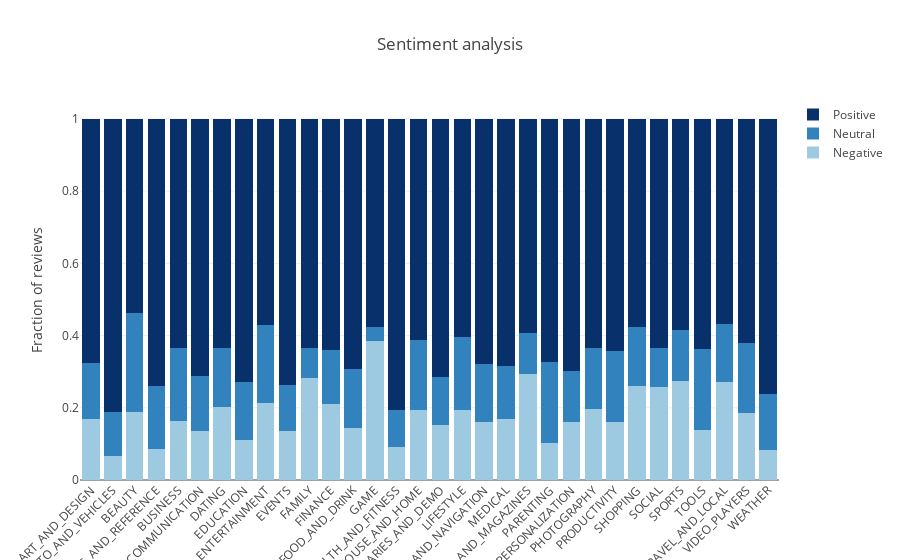

Write notebook code for a chart like this one.
### Code cell
df_2 = pd.merge(df, df_sent, on = "App", how = "inner")
df_2 = df_2.dropna(subset=['Sentiment', 'Translated_Review'])
grouped_sentiment_count = df_2.groupby(['Category', 'Sentiment']).agg({'App': 'count'}).reset_index()
grouped_sentiment_sum = df_2.groupby(['Category']).agg({'Sentiment': 'count'}).reset_index()
new_df = pd.merge(grouped_sentiment_count, grouped_sentiment_sum, on=["Category"])

new_df['Sentiment_Normalized'] = new_df.App/new_df.Sentiment_y
new_df = new_df.groupby('Category').filter(lambda x: len(x) ==3)

trace1 = go.Bar(
    x=list(new_df.Category[::3]),
    y= new_df.Sentiment_Normalized[::3],
    name='Negative',
    marker=dict(color = 'rgb(158,202,225)')
)

trace2 = go.Bar(
    x=list(new_df.Category[::3]),
    y= new_df.Sentiment_Normalized[1::3],
    name='Neutral',
    marker=dict(color = 'rgb(49,130,189)')
)

trace3 = go.Bar(
    x=list(new_df.Category[::3]),
    y= new_df.Sentiment_Normalized[2::3],
    name='Positive',
    marker=dict(color = 'rgb(8,48,107)')
)

data = [trace1, trace2, trace3]
layout = go.Layout(
    title = 'Sentiment analysis',
    barmode='stack',
    xaxis = {'tickangle': -45},
    yaxis = {'title': 'Fraction of reviews'}
)

fig = go.Figure(data=data, layout=layout)

plotly.offline.iplot({'data': data, 'layout': layout})

### Figure 1 — Plotly figure (JSON) as saved in the notebook; plotly's stock layout.template omitted (floating-point values rounded to 4 significant figures)
{"data": [{"marker": {"color": "rgb(158,202,225)"}, "name": "Negative", "type": "bar", "uid": "4f24defc-2162-4e71-8b52-2b2338eb57ff", "x": ["ART_AND_DESIGN", "AUTO_AND_VEHICLES", "BEAUTY", "BOOKS_AND_REFERENCE", "BUSINESS", "COMMUNICATION", "DATING", "EDUCATION", "ENTERTAINMENT", "EVENTS", "FAMILY", "FINANCE", "FOOD_AND_DRINK", "GAME", "HEALTH_AND_FITNESS", "HOUSE_AND_HOME", "LIBRARIES_AND_DEMO", "LIFESTYLE", "MAPS_AND_NAVIGATION", "MEDICAL", "NEWS_AND_MAGAZINES", "PARENTING", "PERSONALIZATION", "PHOTOGRAPHY", "PRODUCTIVITY", "SHOPPING", "SOCIAL", "SPORTS", "TOOLS", "TRAVEL_AND_LOCAL", "VIDEO_PLAYERS", "WEATHER"], "y": [0.1681, 0.06707, 0.1887, 0.08599, 0.1641, 0.1359, 0.2027, 0.1113, 0.2121, 0.1356, 0.283, 0.2116, 0.144, 0.3862, 0.09084, 0.1935, 0.1532, 0.1929, 0.1603, 0.1691, 0.2923, 0.1033, 0.1614, 0.1966, 0.1606, 0.2591, 0.258, 0.2732, 0.1378, 0.2725, 0.1869, 0.08257]}, {"marker": {"color": "rgb(49,130,189)"}, "name": "Neutral", "type": "bar", "uid": "3d0261c9-dbe6-4b18-bbc0-dc3ce3cde25f", "x": ["ART_AND_DESIGN", "AUTO_AND_VEHICLES", "BEAUTY", "BOOKS_AND_REFERENCE", "BUSINESS", "COMMUNICATION", "DATING", "EDUCATION", "ENTERTAINMENT", "EVENTS", "FAMILY", "FINANCE", "FOOD_AND_DRINK", "GAME", "HEALTH_AND_FITNESS", "HOUSE_AND_HOME", "LIBRARIES_AND_DEMO", "LIFESTYLE", "MAPS_AND_NAVIGATION", "MEDICAL", "NEWS_AND_MAGAZINES", "PARENTING", "PERSONALIZATION", "PHOTOGRAPHY", "PRODUCTIVITY", "SHOPPING", "SOCIAL", "SPORTS", "TOOLS", "TRAVEL_AND_LOCAL", "VIDEO_PLAYERS", "WEATHER"], "y": [0.1565, 0.122, 0.2748, 0.1752, 0.2011, 0.1516, 0.1632, 0.1608, 0.2178, 0.1271, 0.083, 0.1478, 0.164, 0.03643, 0.1031, 0.1954, 0.1321, 0.2031, 0.1603, 0.1463, 0.114, 0.2228, 0.1412, 0.1695, 0.1969, 0.1634, 0.1073, 0.1433, 0.225, 0.1585, 0.1919, 0.156]}, {"marker": {"color": "rgb(8,48,107)"}, "name": "Positive", "type": "bar", "uid": "e39cda83-1e1f-4c67-92df-7481c902e2c0", "x": ["ART_AND_DESIGN", "AUTO_AND_VEHICLES", "BEAUTY", "BOOKS_AND_REFERENCE", "BUSINESS", "COMMUNICATION", "DATING", "EDUCATION", "ENTERTAINMENT", "EVENTS", "FAMILY", "FINANCE", "FOOD_AND_DRINK", "GAME", "HEALTH_AND_FITNESS", "HOUSE_AND_HOME", "LIBRARIES_AND_DEMO", "LIFESTYLE", "MAPS_AND_NAVIGATION", "MEDICAL", "NEWS_AND_MAGAZINES", "PARENTING", "PERSONALIZATION", "PHOTOGRAPHY", "PRODUCTIVITY", "SHOPPING", "SOCIAL", "SPORTS", "TOOLS", "TRAVEL_AND_LOCAL", "VIDEO_PLAYERS", "WEATHER"], "y": [0.6754, 0.811, 0.5364, 0.7389, 0.6348, 0.7125, 0.6341, 0.7279, 0.5701, 0.7373, 0.634, 0.6406, 0.692, 0.5774, 0.8061, 0.611, 0.7147, 0.6039, 0.6795, 0.6845, 0.5937, 0.6739, 0.6975, 0.6339, 0.6425, 0.5775, 0.6347, 0.5834, 0.6372, 0.569, 0.6212, 0.7615]}], "layout": {"barmode": "stack", "title": "Sentiment analysis", "xaxis": {"tickangle": -45}, "yaxis": {"title": "Fraction of reviews"}}}
